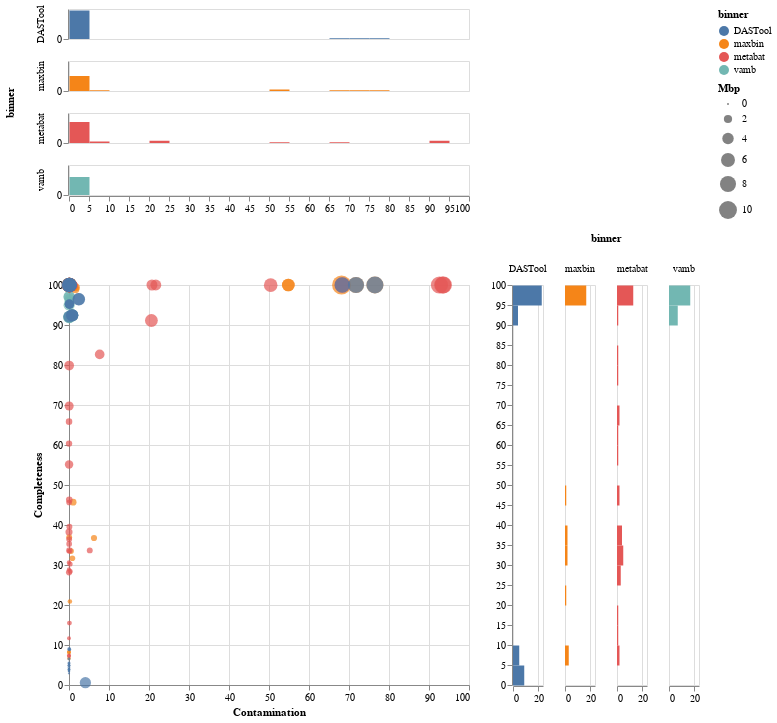

Here is the notebook cell this chart was saved with:
### Code cell
source = bin_qc.reset_index()
base = alt.Chart(source)
w=400
h=400
yscale = alt.Scale(domain=(0, 100))
xscale = alt.Scale(domain=(0, 100))

bar_args = {'opacity': 1, 'binSpacing': 0}

points = base.mark_circle().encode(
    alt.X('Contamination').scale(xscale),
    alt.Y('Completeness').scale(yscale),
    color='binner', size="Mbp",
    tooltip=["Bin Id", "sample_id", "Completeness", "Contamination", "Genome_Size", "binner"],   
).properties(width=w, height=h)

top_hist = base.mark_bar(**bar_args).encode(
    alt.X('Contamination:Q')
          # when using bins, the axis scale is set through
          # the bin extent, so we do not specify the scale here
          # (which would be ignored anyway)
          .bin(maxbins=20, extent=xscale.domain)
          .stack(None)
          .title(''),
    alt.Y('count()').stack(None).title(''),
    alt.Color('binner:N'),
    row="binner"
).properties(height=30, width=w)

right_hist = base.mark_bar(**bar_args).encode(
    alt.Y('Completeness:Q')
          .bin(maxbins=20, extent=yscale.domain)
          .stack(None)
          .title(''),
    alt.X('count()').stack(None).title(''),
    alt.Color('binner:N'),
    column="binner"
).properties(width=30, height=h)

top_hist & (points | right_hist)

### Figure 1 — Vega-Lite specification as saved in the notebook (floating-point values rounded to 4 significant figures; data arrays with more than 128 entries replaced by an {"elided": "..."} marker saying what was removed)
{"config": {"view": {"continuousWidth": 300, "continuousHeight": 300}}, "vconcat": [{"mark": {"type": "bar", "binSpacing": 0, "opacity": 1}, "encoding": {"color": {"field": "binner", "type": "nominal"}, "row": {"field": "binner", "type": "nominal"}, "x": {"bin": {"maxbins": 20, "extent": [0, 100]}, "field": "Contamination", "stack": null, "title": "", "type": "quantitative"}, "y": {"aggregate": "count", "stack": null, "title": "", "type": "quantitative"}}, "height": 30, "width": 400}, {"hconcat": [{"mark": {"type": "circle"}, "encoding": {"color": {"field": "binner", "type": "nominal"}, "size": {"field": "Mbp", "type": "quantitative"}, "tooltip": [{"field": "Bin Id", "type": "nominal"}, {"field": "sample_id", "type": "nominal"}, {"field": "Completeness", "type": "quantitative"}, {"field": "Contamination", "type": "quantitative"}, {"field": "Genome_Size", "type": "quantitative"}, {"field": "binner", "type": "nominal"}], "x": {"field": "Contamination", "scale": {"domain": [0, 100]}, "type": "quantitative"}, "y": {"field": "Completeness", "scale": {"domain": [0, 100]}, "type": "quantitative"}}, "height": 400, "width": 400}, {"mark": {"type": "bar", "binSpacing": 0, "opacity": 1}, "encoding": {"color": {"field": "binner", "type": "nominal"}, "column": {"field": "binner", "type": "nominal"}, "x": {"aggregate": "count", "stack": null, "title": "", "type": "quantitative"}, "y": {"bin": {"maxbins": 20, "extent": [0, 100]}, "field": "Completeness", "stack": null, "title": "", "type": "quantitative"}}, "height": 400, "width": 30}]}], "data": {"name": "data-bb6a86cfb059ed6eec82a96df775bd6a"}, "$schema": "https://vega.github.io/schema/vega-lite/v5.14.1.json", "datasets": {"data-bb6a86cfb059ed6eec82a96df775bd6a": {"elided": "129 records"}}}
